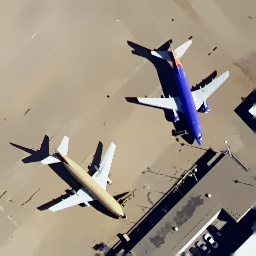
%> input picture featureBasedObjectDetectionExample/saveImage2.jpg, 256 x 256 px
$ octave harris.m   (GNU Octave 9; MATLAB toolbox functions it lacks are replaced by stand-ins)
%> lines starting %> are read from the running program, lines starting %| are printed output that depends on the picture
boxImage = imread('saveImage2.jpg');
%> boxImage is the input picture: size 256x256x3 uint8; mean R, G, B 155.5, 144.1, 129.9
boxImage = imread('589A.jpg');
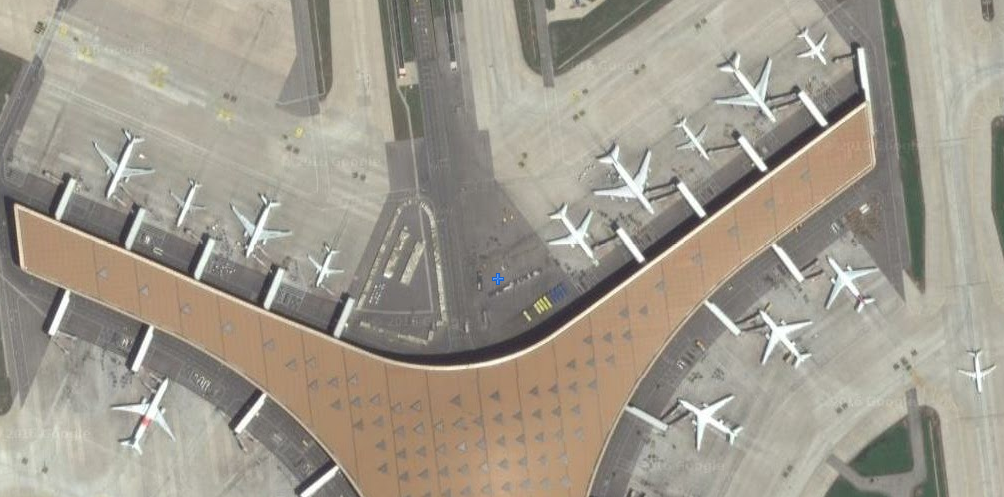
%> input picture featureBasedObjectDetectionExample/589A.jpg, 1004 x 497 px
%> boxImage is the input picture: size 497x1004x3 uint8; mean R, G, B 160.2, 153.7, 141.2
boxImage= im2single(boxImage) ;
%> boxImage: size 497x1004x3 single
if size(boxImage,3) > 1, boxImage = rgb2gray(boxImage) ; else boxImage = boxImage; end
%> after `boxImage = rgb2gray(boxImage)`:
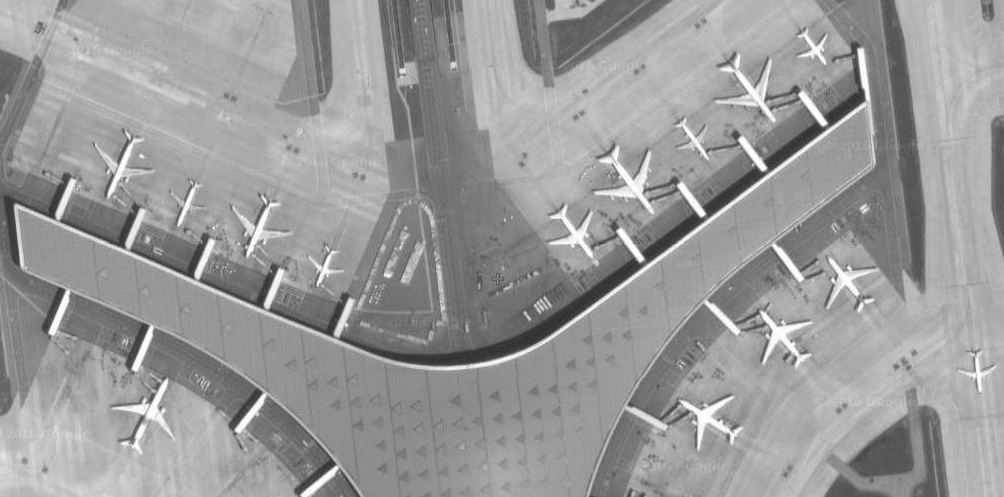
%> boxImage: size 497x1004 single; min 0.152, max 1, mean 0.605
%> (the run ends here)
